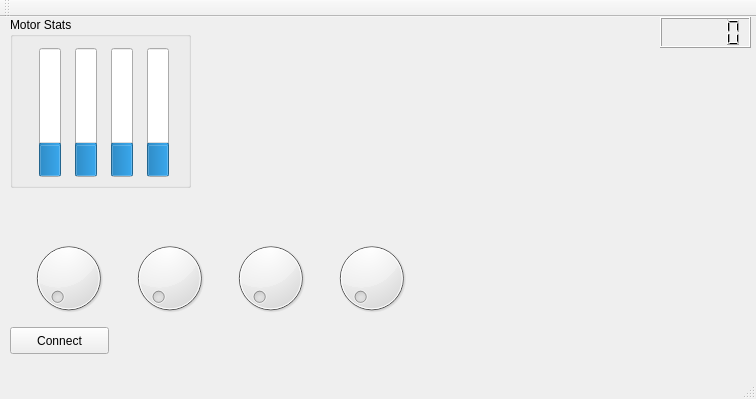
<?xml version="1.0" encoding="UTF-8"?>
<ui version="4.0">
 <class>QuadView</class>
 <widget class="QMainWindow" name="QuadView">
  <property name="geometry">
   <rect>
    <x>0</x>
    <y>0</y>
    <width>756</width>
    <height>399</height>
   </rect>
  </property>
  <property name="windowTitle">
   <string>QuadView</string>
  </property>
  <widget class="QWidget" name="centralWidget">
   <widget class="QLCDNumber" name="FlightTimer">
    <property name="geometry">
     <rect>
      <x>660</x>
      <y>0</y>
      <width>91</width>
      <height>31</height>
     </rect>
    </property>
    <property name="smallDecimalPoint">
     <bool>false</bool>
    </property>
   </widget>
   <widget class="QPushButton" name="pushButton">
    <property name="geometry">
     <rect>
      <x>10</x>
      <y>310</y>
      <width>99</width>
      <height>27</height>
     </rect>
    </property>
    <property name="text">
     <string>Connect</string>
    </property>
   </widget>
   <widget class="QGroupBox" name="groupBox">
    <property name="geometry">
     <rect>
      <x>10</x>
      <y>0</y>
      <width>181</width>
      <height>171</height>
     </rect>
    </property>
    <property name="title">
     <string>Motor Stats</string>
    </property>
    <widget class="QWidget" name="">
     <property name="geometry">
      <rect>
       <x>10</x>
       <y>20</y>
       <width>171</width>
       <height>151</height>
      </rect>
     </property>
     <layout class="QHBoxLayout" name="horizontalLayout">
      <item>
       <widget class="QProgressBar" name="motor1Speed">
        <property name="value">
         <number>24</number>
        </property>
        <property name="orientation">
         <enum>Qt::Vertical</enum>
        </property>
        <property name="textDirection">
         <enum>QProgressBar::TopToBottom</enum>
        </property>
       </widget>
      </item>
      <item>
       <widget class="QProgressBar" name="motor2Speed">
        <property name="value">
         <number>24</number>
        </property>
        <property name="orientation">
         <enum>Qt::Vertical</enum>
        </property>
        <property name="textDirection">
         <enum>QProgressBar::TopToBottom</enum>
        </property>
       </widget>
      </item>
      <item>
       <widget class="QProgressBar" name="motor3Speed">
        <property name="value">
         <number>24</number>
        </property>
        <property name="orientation">
         <enum>Qt::Vertical</enum>
        </property>
        <property name="textDirection">
         <enum>QProgressBar::TopToBottom</enum>
        </property>
       </widget>
      </item>
      <item>
       <widget class="QProgressBar" name="motor4Speed">
        <property name="value">
         <number>24</number>
        </property>
        <property name="orientation">
         <enum>Qt::Vertical</enum>
        </property>
        <property name="textDirection">
         <enum>QProgressBar::TopToBottom</enum>
        </property>
       </widget>
      </item>
     </layout>
    </widget>
   </widget>
   <widget class="QWidget" name="">
    <property name="geometry">
     <rect>
      <x>10</x>
      <y>210</y>
      <width>420</width>
      <height>102</height>
     </rect>
    </property>
    <layout class="QHBoxLayout" name="horizontalLayout_2">
     <item>
      <widget class="QDial" name="SpeedDial1"/>
     </item>
     <item>
      <widget class="QDial" name="SpeedDial2"/>
     </item>
     <item>
      <widget class="QDial" name="SpeedDial3"/>
     </item>
     <item>
      <widget class="QDial" name="SpeedDial4"/>
     </item>
    </layout>
   </widget>
  </widget>
  <widget class="QMenuBar" name="menuBar">
   <property name="geometry">
    <rect>
     <x>0</x>
     <y>0</y>
     <width>756</width>
     <height>25</height>
    </rect>
   </property>
  </widget>
  <widget class="QToolBar" name="mainToolBar">
   <attribute name="toolBarArea">
    <enum>TopToolBarArea</enum>
   </attribute>
   <attribute name="toolBarBreak">
    <bool>false</bool>
   </attribute>
  </widget>
  <widget class="QStatusBar" name="statusBar"/>
 </widget>
 <layoutdefault spacing="6" margin="11"/>
 <resources/>
 <connections/>
</ui>
